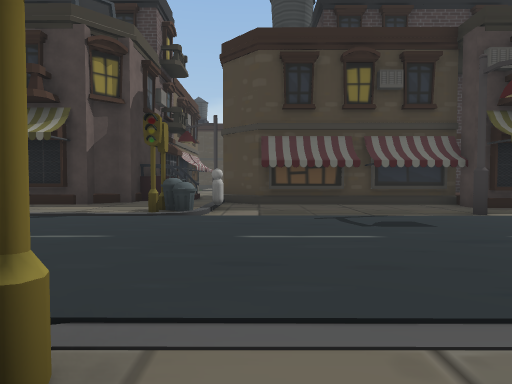
[1] (above)

24 first-person views from a walk through a Unity game level. The camera is 1.2 m above the floor, tilts 2° down and sees 75° across. The floor is counted in squares, 2 m on a side. Each view is taken from the middle of a square. On the plan, view 1 faces up. The plan holds only what a view shows up to about 10 squares ahead; the rest is blank. The place goes on beyond the plan. The player is left out. Some surface patterns are stand-ins.

[2]
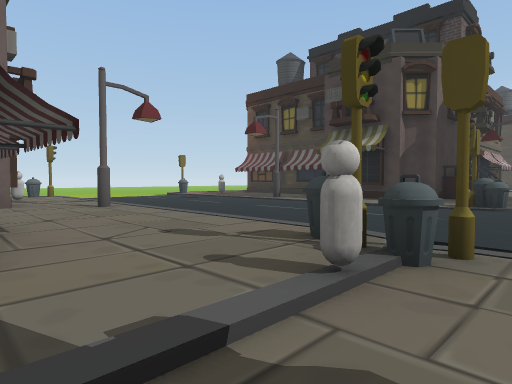

[3]
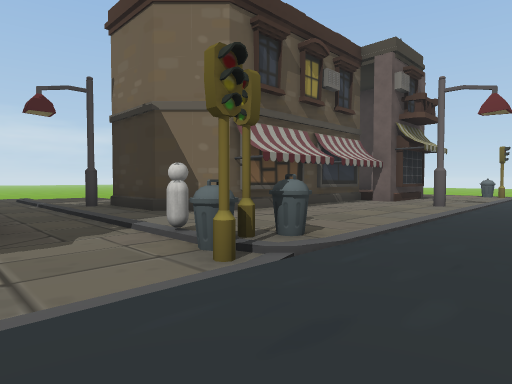

[4]
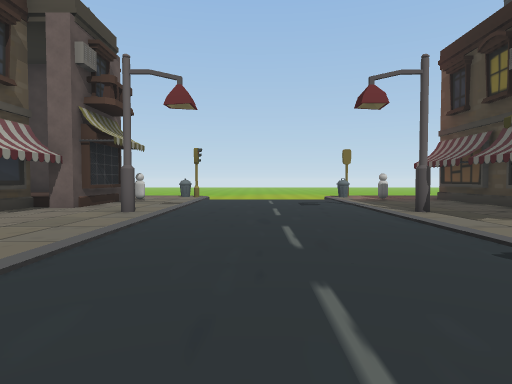

[5]
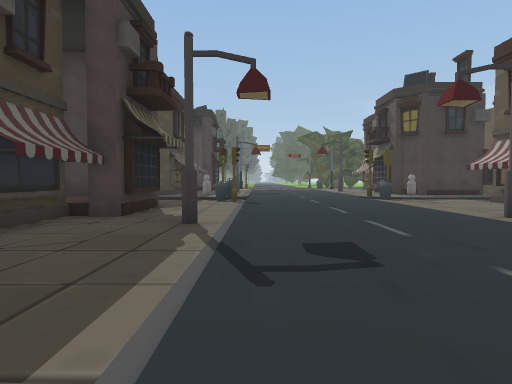

[6]
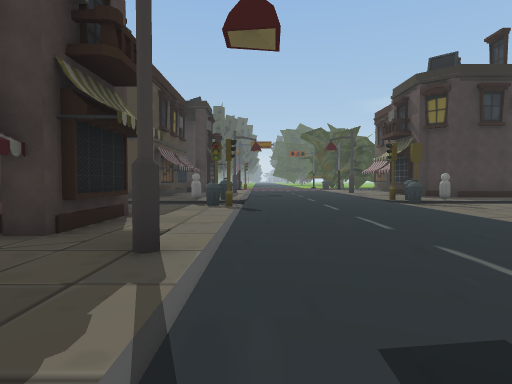

[7]
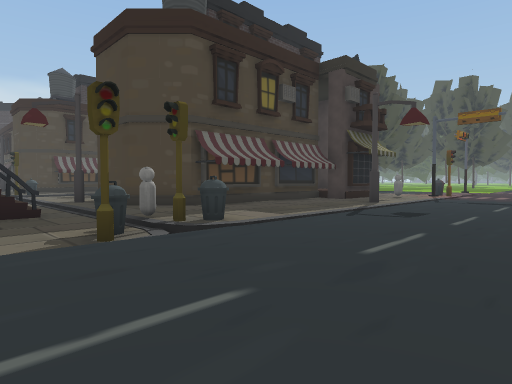

[8]
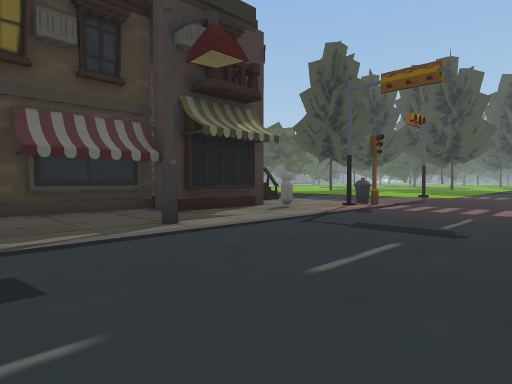

[9]
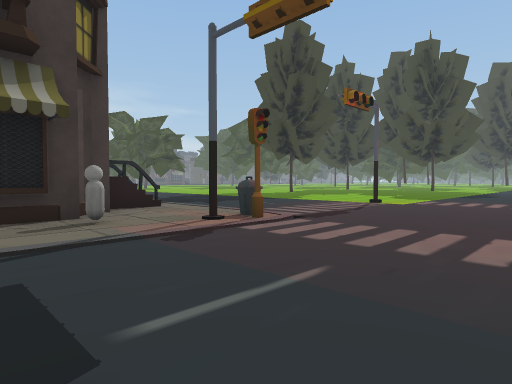

[10]
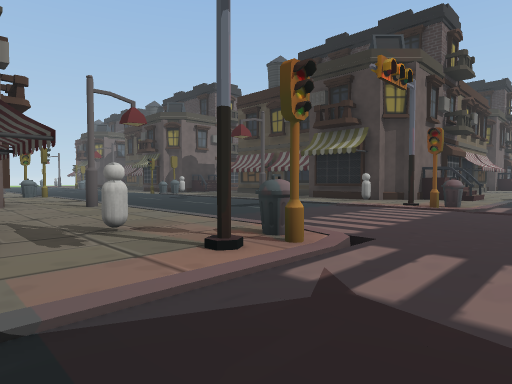

[11]
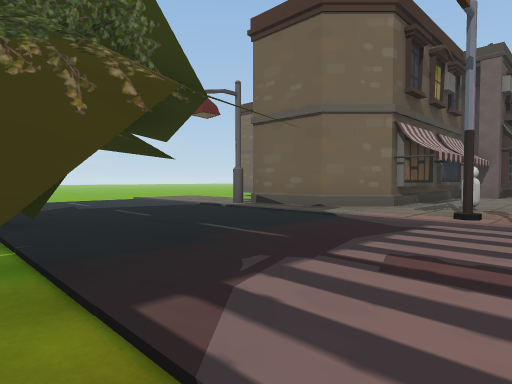

[12]
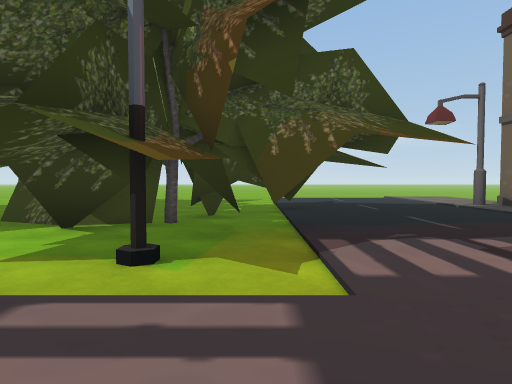

[13]
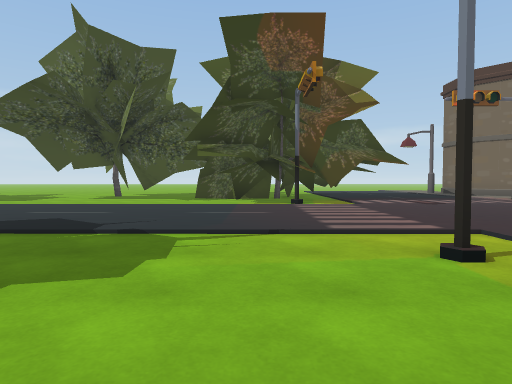

[14]
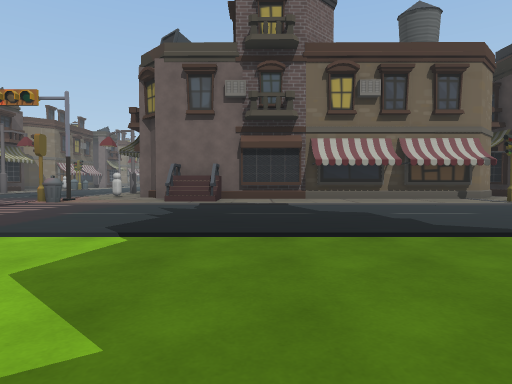

[15]
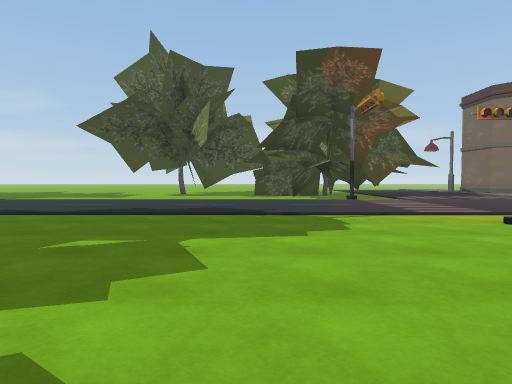

[16]
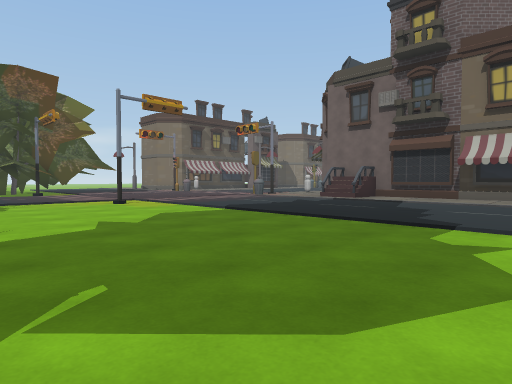

[17]
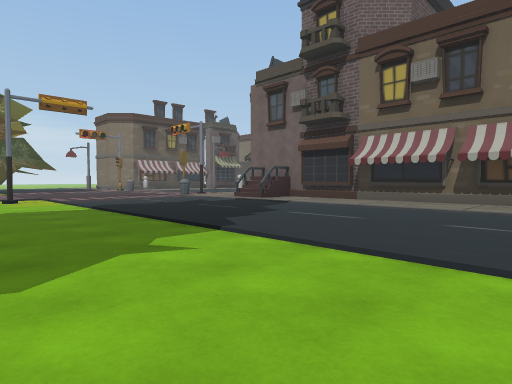

[18]
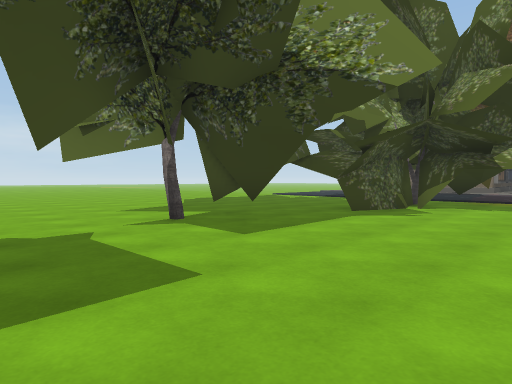

[19]
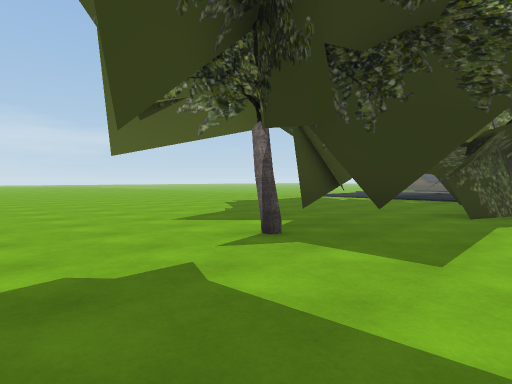

[20]
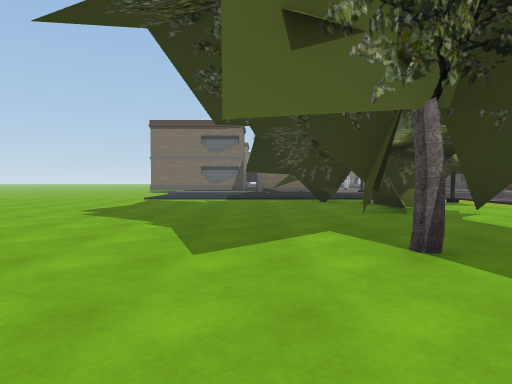

[21]
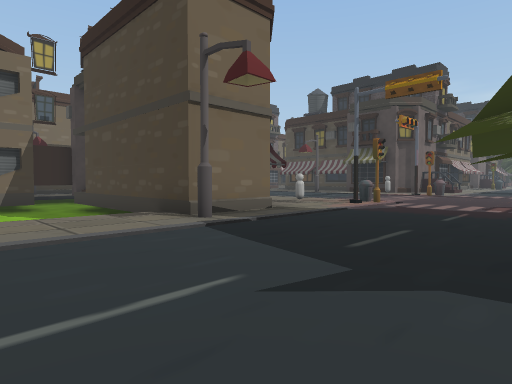

[22]
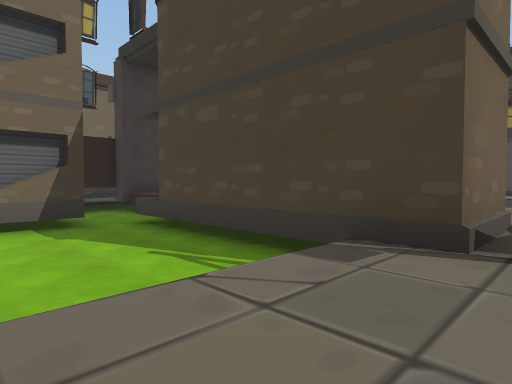

[23]
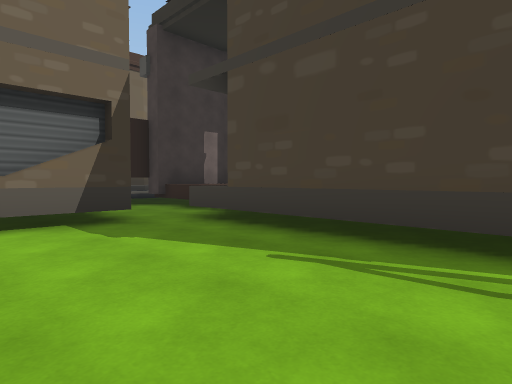

[24]
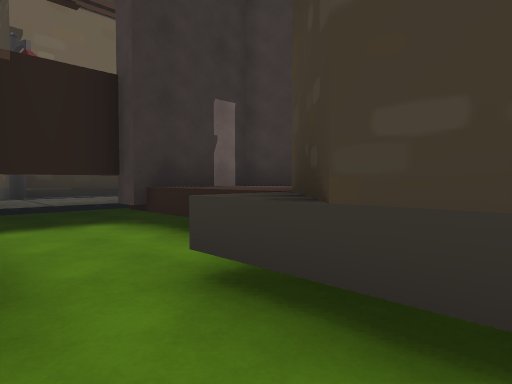

### Floor plan
Key: @ floor where view 1 was taken; # wall or solid block; . main floor; : floor 0.25 m higher than the main floor; + floor 0.5 m higher than the main floor; - floor 0.5 m lower than the main floor; / step, stairs or slope; = window, fence, low wall or low ledge; ^ raised ledge; T tree; O other object.
Columns run from 11 left of view 1 to 37 right of it. Each row starts with its distance up from view 1.
 17                                #::. .....
 16                                #.........
 15                                #...........
 14                                #...........
 13                      /.        #...........
 12                      /.        #...........
 11                      /##     ###...........
 10         ####       ##/.#       ##...........
  9 ####    ##/######  #//.####### #^............
  8 ..... ###./...#.###../.......###..............
  7 O.........O..........O.........O..............
  6 ....#.....#....#.....##....#....O#....O........
  5 ................................................
  4 ................................................
  3 .................................................
  2 ........................ ........................
  1 ....#....##..  .#....##....#.....:...............
  0 .O........O@.   .....O.........O.O.....T.T.......
 -1  ###....../..     .../. ###...........T.T#.......
 -2  #+######./.       ##/. # ######........TTT..T...
 -3 #=      ##/.        #/..#/ ######......TT.TT.T...
 -4 #        #/.        #/.#=//##=#=#....TTT....T#...
 -5          //.        ##.#--------#......T.........
 -6          ./               #-----................
 -7          ./               #-----................
 -8          ./                -----................

Where each view was taken, in squares from view 1:
view 1: 0 up, 0 right, facing up
view 2: 2 down, 0 right, facing up-left
view 3: 3 up, 1 right, facing down-left
view 4: 3 up, 1 left, facing left
view 5: 5 up, 1 left, facing right
view 6: 5 up, 1 right, facing right
view 7: 2 up, 8 right, facing up-right
view 8: 2 up, 14 right, facing up-right
view 9: 2 up, 18 right, facing up-right
view 10: 2 down, 24 right, facing up-left
view 11: 1 up, 27 right, facing down-left
view 12: 3 up, 27 right, facing down
view 13: 9 up, 29 right, facing down
view 14: 11 up, 30 right, facing left
view 15: 11 up, 31 right, facing down
view 16: 15 up, 31 right, facing down-left
view 17: 17 up, 29 right, facing down-left
view 18: 1 up, 37 right, facing down-left
view 19: 1 down, 37 right, facing down-left
view 20: 5 down, 37 right, facing left
view 21: 8 down, 26 right, facing up-left
view 22: 8 down, 22 right, facing up-left
view 23: 8 down, 20 right, facing up-left
view 24: 6 down, 17 right, facing up-left
